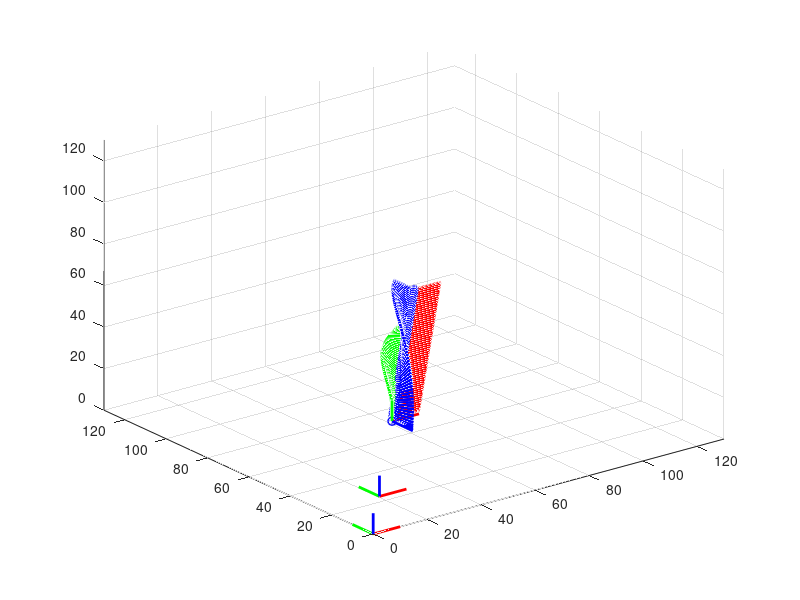

MATLAB code to generate this figure:
clc; clear all; close all;

t=0;
ts = 0.01;
LastCycle=0;

%% Start point
x_start   = 20; %[mm]
y_start   = 20;
z_start   = 20;
S0_0 = [x_start;     y_start;    z_start];

%% End point
x_end   = 55; %[mm]
y_end   = 55;
z_end   = 55;
E0_0 = [x_end;     y_end;    z_end];

%% Start point
x_a   = 25; %[mm]
y_a   = 25;
z_a   = 25;
A_0 = [x_a;     y_a;    z_a];
theta_z_0  = 0*pi/180;
theta_y_0  = 0*pi/180;
theta_x_0  = 90*pi/180;
%% End point
x_b   = 90; %[mm]
y_b   = 90;
z_b   = 90;
B_0 = [x_b;     y_b;    z_b];
theta_z_F  = 0*pi/180;
theta_y_F  = 0*pi/180;
theta_x_F  = -90*pi/180;

AB_MD   = sqrt(((x_end-x_start)^2)+((y_end-y_start)^2)+((z_end-z_start)^2));

%% Quy hoach quy dao LSPB
x_0           = 0;            %% trang thai cua diem dau
x_dot_0    = 0;
x_2dot_0  = 0;
x_F           = AB_MD;        %% trang thai cua diem cuoi
x_dot_F    = 0;
x_2dot_F  = 0;

% Magic = 0.1;
% tf_o = AB_MD/v_qd;
% tf    = (1+Magic)*tf_o;
% tb   = Magic*tf_o;
% v_qd  = (x_F-x_0)/(tf-tb);
% acc    = v_qd / tb;

v_qd  = 100;    %% [mm]/[s]
tb = 0.05;
acc_max = 10000;     %[mm/s]

tb_min = v_qd / acc_max;
if(tb < tb_min) 
    tb = tb_min;    
end
acc = v_qd / tb;

t_giutoc = (AB_MD - acc*tb*tb) / v_qd;
tf = t_giutoc + 2*tb;

%% Quy hoach quy dao bac 5
% a0=x_0;
% a1=x_dot_0;
% a2=x_2dot_0/2;
% a3=(20*x_F - 20*x_0-(8*x_dot_F + 12*x_dot_0)*tf -(3*x_2dot_0 - x_2dot_F)*tf^2)/(2*tf^3);
% a4=(30*x_0 - 30*x_F + (14*x_dot_F + 16*x_dot_0)*tf +(3*x_2dot_0 - 2*x_2dot_F)*tf^2)/(2*tf^4);
% a5=(12*x_F - 12*x_0 - (6*x_dot_F + 6*x_dot_0)*tf -(x_2dot_0 - x_2dot_F)*tf^2)/(2*tf^5);

%% He toa do G
OG_G = [0 ; 0 ; 0];
IG_G = [10 ; 0 ; 0];
JG_G = [0 ; 10 ; 0];
KG_G = [0 ; 0 ; 10];

%% He toa do trung gian - Input
HG0 = [1 0 0 10;
            0 1 0 10;
            0 0 1 10;
            0 0 0 1];
H0G = inv(HG0);
O0_G   = HG0 *  [OG_G;  1];
I0_G     = HG0 *  [IG_G;  1];
J0_G    = HG0 *  [JG_G;  1];
K0_G    = HG0 *  [KG_G;  1];

S0_G = HG0 * [S0_0; 1];
E0_G = HG0 * [E0_0; 1];

subplot(1,1,1);
%% Ve dua tren goc toa do toan cuc
plot3([0 10], [0 0], [0 0],'r','LineWidth',2);
grid on;
hold on;
axis([-10 100 -10 100 -10 100]);

plot3([0 0], [0 10], [0 0],'g','LineWidth',2);
plot3([0 0], [0 0], [0 10],'b','LineWidth',2);

%% Ve goc toa do 0
plot3([O0_G(1,1) I0_G(1,1)], [O0_G(2,1) I0_G(2,1)], [O0_G(3,1) I0_G(3,1)],'r','LineWidth',2);
grid on;
hold on;
axis([-10 100 -10 100 -10 100]);

plot3([O0_G(1,1) J0_G(1,1)], [O0_G(2,1) J0_G(2,1)], [O0_G(3,1) J0_G(3,1)],'g','LineWidth',2);
plot3([O0_G(1,1) K0_G(1,1)], [O0_G(2,1) K0_G(2,1)], [O0_G(3,1) K0_G(3,1)],'b','LineWidth',2);

while(1)

%     S= a0 + a1*t + a2*t^2 + a3*t^3 + a4*t^4 + a5*t^5;
%     v = a1+ 2*a2*t+ 3*a3*t^2 + 4*a4*t^3 + 5*a5*t^4;
%     a = 2*a2+ 6*a3*t+ 12*a4*t^2 + 20*a5*t^3;
    
    if((t>=0)&&(t<=tb))
        S = x_0 + 0.5*acc*t*t;
        v = acc*t;
        a = acc;
    end
    if((t>=tb)&&(t<=(tf-tb)))
        t2 = t - tb;
        S=(x_0 + 0.5*acc*tb*tb) + v_qd*t2;
        v = v_qd;
        a = 0;
    end
    if((t>=(tf-tb))&&(t<=tf))
        t3 = t - tf + tb;
        a = - acc;
        v = v_qd - acc*t3;
%          S = x_F + acc*tf*t - 0.5*acc*tf*tf - 0.5*acc*t*t;
%          S= (x_0 + 0.5*acc*tb*tb) + v_qd*(tf-2*tb) + 0.5*acc*tb*tb - 0.5*acc*(tb-t3)*(tb-t3);
        S= x_F - 0.5*acc*(tb-t3)*(tb-t3);
    end
    
    phantram = S/AB_MD;
    
    P_x_TCP_G   = S0_G(1,1) + (E0_G(1,1) - S0_G(1,1))*phantram;
    P_y_TCP_G   = S0_G(2,1) + (E0_G(2,1) - S0_G(2,1))*phantram;
    P_z_TCP_G   = S0_G(3,1) + (E0_G(3,1) - S0_G(3,1))*phantram;
    
    P_x_TCP_0   = S0_0(1,1) + (E0_0(1,1) - S0_0(1,1))*phantram;
    P_y_TCP_0   = S0_0(2,1) + (E0_0(2,1) - S0_0(2,1))*phantram;
    P_z_TCP_0   = S0_0(3,1) + (E0_0(3,1) - S0_0(3,1))*phantram;
    
    theta_z_TCP = theta_z_0 + (theta_z_F - theta_z_0)*phantram;
    theta_y_TCP = theta_y_0 + (theta_y_F - theta_y_0)*phantram;
    theta_x_TCP = theta_x_0 + (theta_x_F - theta_x_0)*phantram;

%     theta_z_TCP = ;
%     theta_y_TCP = ;
%     theta_x_TCP = ;

    subplot(1,1,1);
    plot3(P_x_TCP_G,P_y_TCP_G,P_z_TCP_G,'-o','LineWidth',1,'MarkerEdgeColor','b')
    axis([0   2*E0_G(1,1)     0     2*E0_G(2,1)    0     2*E0_G(3,1)]);
    grid on;
    hold on;

    H01 = [ cos(theta_z_TCP)*cos(theta_y_TCP)      cos(theta_z_TCP)*sin(theta_y_TCP)*sin(theta_x_TCP)-sin(theta_z_TCP)*cos(theta_x_TCP)        cos(theta_z_TCP)*sin(theta_y_TCP)*cos(theta_x_TCP)+sin(theta_z_TCP)*sin(theta_x_TCP)      P_x_TCP_0;
                sin(theta_z_TCP)*cos(theta_y_TCP)       sin(theta_z_TCP)*sin(theta_y_TCP)*sin(theta_x_TCP)+cos(theta_z_TCP)*cos(theta_x_TCP)       sin(theta_z_TCP)*sin(theta_y_TCP)*cos(theta_x_TCP)-cos(theta_z_TCP)*sin(theta_x_TCP)       P_y_TCP_0;
                -sin(theta_y_TCP)                                 cos(theta_y_TCP)*sin(theta_x_TCP)                                                                                     cos(theta_y_TCP)*cos(theta_x_TCP)                                                                                           P_z_TCP_0;
                0                                                          0                                                                                                                                      0                                                                                                                                                 1];
    
    HG1 = HG0*H01;
    
    I1_G = HG1*[IG_G; 1];
    J1_G = HG1*[JG_G; 1];
    K1_G = HG1*[KG_G; 1];
     
    plot3([HG1(1,4) I1_G(1,1)], [HG1(2,4) I1_G(2,1)], [HG1(3,4) I1_G(3,1)],'r','LineWidth',2);
    grid on;
    hold on;
    plot3([HG1(1,4) J1_G(1,1)],  [HG1(2,4) J1_G(2,1)],     [HG1(3,4) J1_G(3,1)],'g','LineWidth',2);
    plot3([HG1(1,4) K1_G(1,1)],  [HG1(2,4) K1_G(2,1)],    [HG1(3,4) K1_G(3,1)],'b','LineWidth',2);

%     subplot(1,4,2);
%     plot(t,S,'-o','LineWidth',1,'MarkerEdgeColor','b')
%     axis([-0.1 tf*1.1 x_0 x_F]);
%     grid on;
%     hold on;
%     
%     subplot(1,4,3);
%     plot(t,v,'-o','LineWidth',1,'MarkerEdgeColor','b')
%     axis([-0.1 tf*1.1 -0.1*v_qd 1.5*v_qd]);
%     grid on;
%     hold on;
%     
%     subplot(1,4,4);
%     plot(t,a,'-o','LineWidth',1,'MarkerEdgeColor','b')
%     axis([-0.1 tf*1.1 -1.1*acc 1.1*acc]);
%     grid on;
%     hold on;
    
    if(LastCycle==1)
        break;
    end
    
    t=t+ts;
    if(t>tf)
         t=tf;
         LastCycle = 1;
    end
    pause(0.01);
end

sprintf("Simulation Done")